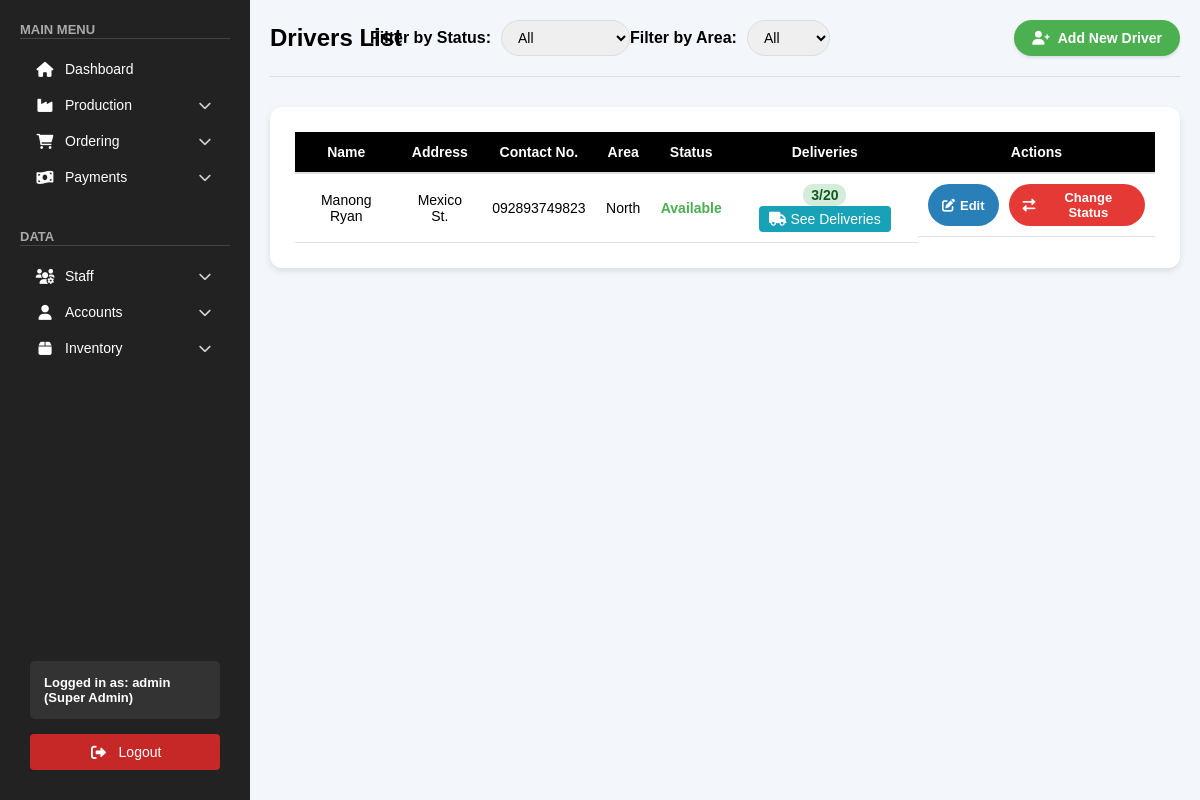
/admin/public/pages/drivers.php (signed in), run on an earlier commit of the app's database.
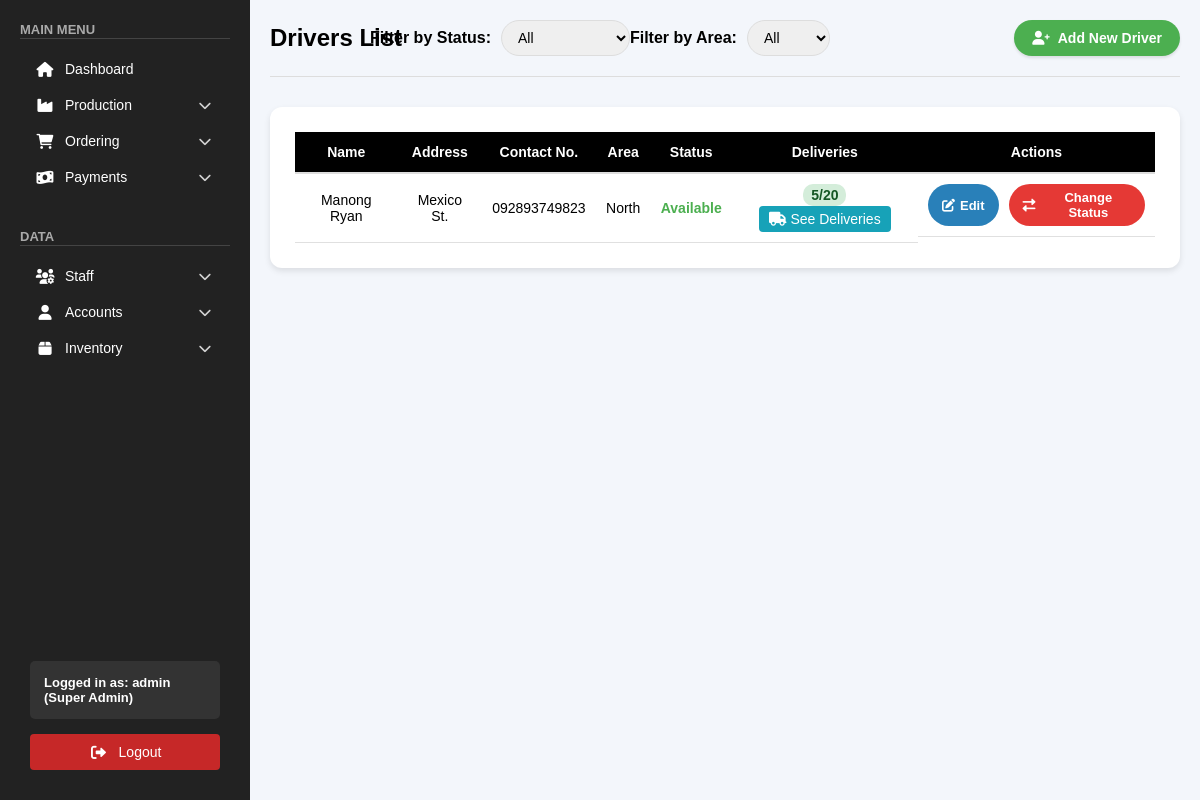
And on a later commit of the database.
### tables this page shows
CREATE TABLE `drivers` (
  `id` int(11) NOT NULL,
  `name` varchar(255) NOT NULL,
  `address` text NOT NULL,
  `contact_no` varchar(50) NOT NULL,
  `availability` enum('Available','Not Available') NOT NULL DEFAULT 'Available',
  `area` enum('North','South') NOT NULL DEFAULT 'North',
  `current_deliveries` int(11) NOT NULL DEFAULT 0,
  `created_at` timestamp NOT NULL DEFAULT current_timestamp(),
  `updated_at` timestamp NOT NULL DEFAULT current_timestamp() ON UPDATE current_timestamp()
);

### admin/public/pages/drivers.php (the view, shortened to what the changed rows need)
<?php
include "../../backend/db_connection.php";
$status_filter = $_GET['status'] ?? '';
$area_filter = $_GET['area'] ?? '';
$sql = "SELECT id, name, address, contact_no, availability, area, current_deliveries, created_at FROM drivers WHERE 1=1";
$sql .= " ORDER BY name ASC";
if (!empty($status_filter) && !empty($area_filter)) {
    $stmt = $conn->prepare($sql);
    $stmt->bind_param("ss", $status_filter, $area_filter);
    $stmt->execute();
    $result = $stmt->get_result();
} elseif (!empty($status_filter)) {
    $stmt = $conn->prepare($sql);
    $stmt->bind_param("s", $status_filter);
    $stmt->execute();
    $result = $stmt->get_result();
} elseif (!empty($area_filter)) {
    $stmt = $conn->prepare($sql);
    $stmt->bind_param("s", $area_filter);
    $stmt->execute();
    $result = $stmt->get_result();
} else {
    $result = $conn->query($sql);
}
?>
<!DOCTYPE html>
<html lang="en">
<head>
    <link rel="stylesheet" href="/css/accounts.css">
    <link rel="stylesheet" href="/css/drivers.css">
    <link rel="stylesheet" href="/css/sidebar.css">
    <link rel="stylesheet" href="https://cdnjs.cloudflare.com/ajax/libs/font-awesome/6.0.0/css/all.min.css">
    <link rel="stylesheet" href="https://cdnjs.cloudflare.com/ajax/libs/toastr.js/latest/toastr.min.css">
    <link rel="stylesheet" href="/css/toast.css">
</head>
<body>
    <?php include '../sidebar.php'; ?>
    <div class="main-content">
        <div class="accounts-header">
            <h1>Drivers List</h1>
        </div>
        <div class="accounts-table-container">
            <table class="accounts-table">
                <thead>
                    <tr>
                        <th>Name</th>
                        <th>Address</th>
                        <th>Contact No.</th>
                        <th>Area</th>
                        <th>Status</th>
                        <th>Deliveries</th>
                        <th>Actions</th>
                    </tr>
                </thead>
                <tbody>
                    <?php if ($result && $result->num_rows > 0): ?>
                        <?php while ($row = $result->fetch_assoc()):
                            $deliveryClass = 'delivery-count-low';
                        ?>
                            <tr>
                                <td><?= htmlspecialchars($row['name']) ?></td>
                                <td><?= htmlspecialchars($row['address']) ?></td>
                                <td><?= htmlspecialchars($row['contact_no']) ?></td>
                                <td><?= htmlspecialchars($row['area']) ?></td>
                                <td class="<?= 'status-' . strtolower(str_replace(' ', '-', $row['availability'])) ?>">
                                    <?= htmlspecialchars($row['availability']) ?>
                                </td>
                                <td>
                                    <span class="delivery-count <?= $deliveryClass ?>">
                                        <?= $row['current_deliveries'] ?>/20
                                    </span>
                                    <button class="see-deliveries-btn" onclick="viewDriverDeliveries(<?= $row['id'] ?>, '<?= htmlspecialchars(addslashes($row['name'])) ?>')">
                                        <i class="fas fa-truck"></i> See Deliveries
                                    </button>
                                </td>
                                <td class="action-buttons">
                                    <button class="edit-btn" onclick="openEditDriverForm(<?= $row['id'] ?>, '<?= htmlspecialchars(addslashes($row['name'])) ?>', '<?= htmlspecialchars(addslashes($row['address'])) ?>', '<?= htmlspecialchars(addslashes($row['contact_no'])) ?>', '<?= htmlspecialchars($row['availability']) ?>', '<?= htmlspecialchars($row['area']) ?>')">
                                        <i class="fas fa-edit"></i> Edit
                                    </button>
                                    <button class="status-btn" onclick="openStatusModal(<?= $row['id'] ?>, '<?= htmlspecialchars(addslashes($row['name'])) ?>')">
                                        <i class="fas fa-exchange-alt"></i> Change Status
                                    </button>
                                </td>
                            </tr>
                        <?php endwhile; ?>
                    <?php else: ?>
                        <tr>
                            <td colspan="7" class="no-accounts">No drivers found.</td>
                        </tr>
                    <?php endif; ?>
                </tbody>
            </table>
        </div>
    </div>
</body>
</html>

What changed in the data, as far as the page shows it:
changed drivers "Manong Ryan": current_deliveries "3" → "5"
